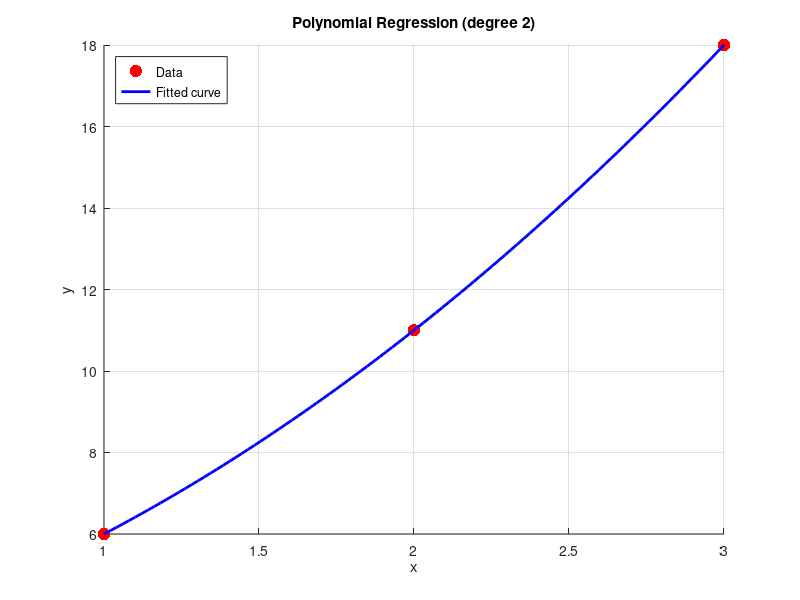

Recreate this plot in MATLAB.
clc; clear;

x = [1 2 3]';
y = [6 11 18];

n = 2;
p = polyfit(x, y, n);

xFine = linspace(min(x), max(x), 100);
yHat = polyval(p, xFine);

figure; hold on; grid on;
scatter(x, y, 80, 'filled', 'MarkerFaceColor','r');
plot(xFine, yHat, '-b', 'LineWidth', 2);
title(sprintf('Polynomial Regression (degree %d)', n));
xlabel('x'); ylabel('y');
legend('Data', 'Fitted curve', 'Location', 'NorthWest');